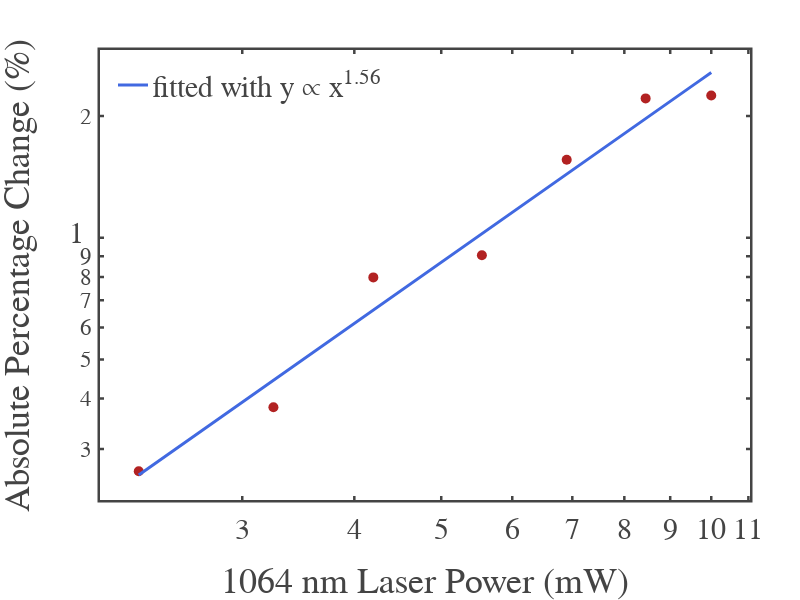

The cell this chart's notebook holds for it:
### Code cell
# --- Percentage change analysis (absolute values, no colorbar) ---

# Define which currents correspond to which target times (in ms)
target_times_ms_map = {
    49.2: [3.5, 3.25, 2.75, 2.0],
    47.0: [3.0, 3.25, 2.25,2.5]
}

# Build a lookup for quick access
current_to_target_time = {}
for t_ms, currents_list in target_times_ms_map.items():
    for c in currents_list:
        current_to_target_time[c] = t_ms

results = []

for current_value, power_label, df in datasets_sorted:
    if current_value not in current_to_target_time:
        continue  # skip datasets not in your selection

    # Compute average value between 0–25 ms
    avg_val = df.loc[df["time_ps"] <= 25e9, "counts"].mean()

    # Get target time in ps
    target_time_ms = current_to_target_time[current_value]
    target_time_ps = target_time_ms * 1e9

    # Find closest time index
    idx = (df["time_ps"] - target_time_ps).abs().idxmin()
    target_val = df.loc[idx, "counts"]

    # Percentage change (absolute value)
    perc_change = abs((target_val - avg_val) / avg_val * 100)

    # Extract numeric power in mW for plotting
    if "μ" in power_label:
        power_mW = float(power_label.split()[0]) * 1e-3
    elif "mW" in power_label:
        power_mW = float(power_label.split()[0])
    else:
        power_mW = np.nan

    results.append((power_mW, perc_change, power_label, current_value))

# --- Convert to DataFrame for convenience ---
df_results = pd.DataFrame(results, columns=["Power_mW", "PercChange", "PowerLabel", "Current"])

# --- Define power-law function ---
def power_law(x, a, b):
    return a * (x ** b)

# Remove NaNs
df_fit = df_results.dropna(subset=["Power_mW", "PercChange"])
xdata = df_fit["Power_mW"].values
ydata = df_fit["PercChange"].values

# --- Log-transform data ---
log_x = np.log(xdata)
log_y = np.log(ydata)

# --- Linear fit in log-log space ---
coeffs = np.polyfit(log_x, log_y, 1)  # slope = b, intercept = log(a)
b_fit = coeffs[0]
log_a_fit = coeffs[1]
a_fit = np.exp(log_a_fit)

# --- Generate smooth log-spaced x for plotting fitted curve ---
x_fit = np.logspace(np.log10(min(xdata)), np.log10(max(xdata)), 200)
y_fit = a_fit * x_fit**b_fit

# --- Create log-log figure ---
fig2 = go.Figure()

# Data points
fig2.add_trace(go.Scatter(
    x=xdata,
    y=ydata,
    mode="markers",
    marker=dict(size=10, color="firebrick", symbol="circle"),
    showlegend=False,
    text=[f"Current={c}, {pl}" for c, pl in zip(df_fit["Current"], df_fit["PowerLabel"])],
    hovertemplate="Power: %{x:.2f} mW<br>|Δ%|: %{y:.2f}%<br>%{text}<extra></extra>"
))

# Fitted curve
fig2.add_trace(go.Scatter(
    x=x_fit,
    y=y_fit,
    mode="lines",
    line=dict(color="royalblue", width=3),
    name=f"fitted with y &#8733; x<sup>{b_fit:.2f}</sup>"
))

# --- Layout (log-log) ---
fig2.update_layout(
    template=fig_template,
    width=800,
    height=600,
    margin=dict(l=100, r=50, t=50, b=100),
    xaxis=dict(
        title="1064 nm Laser Power (mW)",
        type="log",
        autorange=True
    ),
    yaxis=dict(
        title="Absolute Percentage Change (%)",
        type="log",
        autorange=True
    ),
    legend=dict(x=0.02, y=0.98)
)

fig2.show()

### Figure 1 — Plotly figure (JSON) as saved in the notebook; plotly's stock layout.template omitted (floating-point values rounded to 4 significant figures; data arrays with more than 128 entries replaced by an {"elided": "..."} marker saying what was removed)
{"data": [{"hovertemplate": "Power: %{x:.2f} mW<br>|Δ%|: %{y:.2f}%<br>%{text}<extra></extra>", "marker": {"color": "firebrick", "size": 10, "symbol": "circle"}, "mode": "markers", "showlegend": false, "text": ["Current=2.0, 2.30 mW", "Current=2.25, 3.25 mW", "Current=2.5, 4.20 mW", "Current=2.75, 5.55 mW", "Current=3.0, 6.90 mW", "Current=3.25, 8.45 mW", "Current=3.5, 10.00 mW"], "type": "scatter", "x": [2.3, 3.25, 4.2, 5.55, 6.9, 8.45, 10.0], "y": [0.2645, 0.3808, 0.7978, 0.9054, 1.56, 2.212, 2.249]}, {"line": {"color": "royalblue", "width": 3}, "mode": "lines", "name": "fitted with y &#8733; x<sup>1.56</sup>", "type": "scatter", "x": {"elided": "200 float values"}, "y": {"elided": "200 float values"}}], "layout": {"height": 600, "legend": {"x": 0.02, "y": 0.98}, "margin": {"b": 100, "l": 100, "r": 50, "t": 50}, "width": 800, "xaxis": {"autorange": true, "range": [0.3185, 1.043], "title": {"text": "1064 nm Laser Power (mW)"}, "type": "log"}, "yaxis": {"autorange": true, "range": [-0.6488, 0.4645], "title": {"text": "Absolute Percentage Change (%)"}, "type": "log"}}}
